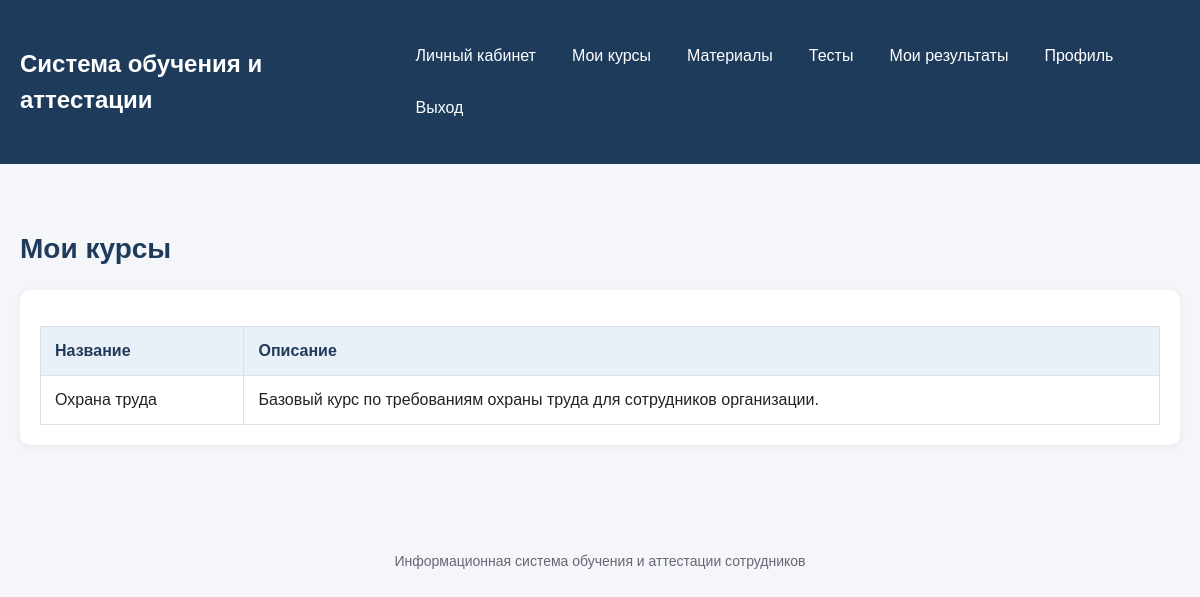
/courses (signed in), run on the app's committed database.
### models.py (models this page shows, shortened)
class Course(db.Model):
    __tablename__ = "courses"
    id = db.Column(db.Integer, primary_key=True)
    title = db.Column(db.String(200), nullable=False)
    description = db.Column(db.Text)
    materials = db.relationship(
        "Material",
        back_populates="course",
        cascade="all, delete-orphan"
    )
    tests = db.relationship(
        "Test",
        back_populates="course",
        cascade="all, delete-orphan"
    )
    assignments = db.relationship(
        "CourseAssignment",
        back_populates="course",
        cascade="all, delete-orphan"
    )

### app.py (the view)
@app.route("/courses")
@login_required
def courses():
    user = current_user()
    if user.role == "admin":
        courses_list = Course.query.order_by(Course.title.asc()).all()
    elif user.role == "manager":
        courses_list = Course.query.order_by(Course.title.asc()).all()
    else:
        assignments = CourseAssignment.query.filter_by(user_id=user.id).all()
        courses_list = [assignment.course for assignment in assignments]
    return render_template("courses.html", courses=courses_list)

### app.py (called while the page is built)
def current_user():
    user_id = session.get("user_id")
    if not user_id:
        return None
    return db.session.get(User, user_id)

@app.context_processor
def inject_user():
    return {"current_user": current_user()}

def login_required(view_func):
    @wraps(view_func)
    def wrapper(*args, **kwargs):
        if not current_user():
            flash("Сначала войдите в систему.", "warning")
            return redirect(url_for("login"))
        return view_func(*args, **kwargs)
    return wrapper

### templates/courses.html (shortened to what this page needs)
{% extends "base.html" %}
{% block content %}
    <h1 class="page-title">
        {% if current_user.role == 'employee' %}
            Мои курсы
        {% else %}
            Курсы
        {% endif %}
    </h1>
    <section class="section">
        {% if courses %}
            <div class="table-wrapper">
                <table>
                    <thead>
                        <tr>
                            <th>Название</th>
                            <th>Описание</th>
                        </tr>
                    </thead>
                    <tbody>
                        {% for course in courses %}
                            <tr>
                                <td>{{ course.title }}</td>
                                <td>{{ course.description or '—' }}</td>
                            </tr>
                        {% endfor %}
                    </tbody>
                </table>
            </div>
        {% else %}
            <p>Курсы пока не добавлены.</p>
        {% endif %}
    </section>
{% endblock %}

### static/css/style.css (style rules this page uses)
* { box-sizing: border-box; margin: 0; padding: 0; }
body { font-family: Arial, sans-serif; background: #f4f6f9; color: #222; line-height: 1.5; }
.page-title { font-size: 28px; margin-bottom: 20px; color: #1f3b5b; }
.section { background: #ffffff; border-radius: 10px; padding: 20px; margin-bottom: 20px; box-shadow: 0 2px 10px rgba(0, 0, 0, 0.06); }
.table-wrapper { overflow-x: auto; }
table { width: 100%; border-collapse: collapse; background: #ffffff; }
table th, table td { padding: 12px 14px; border: 1px solid #d9e0e7; text-align: left; vertical-align: top; }
table th { background: #eaf0f7; color: #1f3b5b; font-weight: bold; }

### data on the page
Course: title "Охрана труда", description "Базовый курс по требованиям охраны труда для сотрудников организации."
